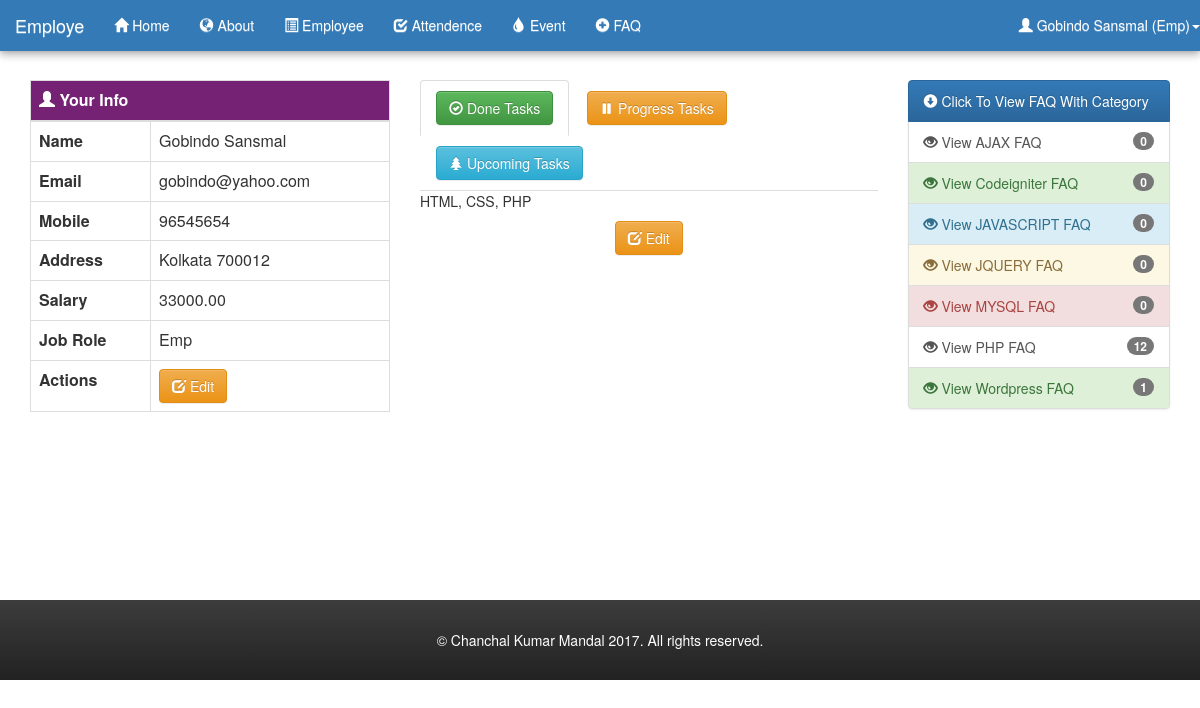
Screenshot of /employee/employee-profile.php (signed in) with the database file from the repository.
### tables this page shows
CREATE TABLE `users` (
  `id` int(11) NOT NULL,
  `name` varchar(50) NOT NULL,
  `username` varchar(100) NOT NULL,
  `password` text NOT NULL,
  `address` text NOT NULL,
  `latitude` float(10,6) NOT NULL,
  `longitude` float(10,6) NOT NULL,
  `mobile` varchar(30) NOT NULL,
  `email` varchar(50) NOT NULL,
  `salary` decimal(10,2) NOT NULL,
  `dateOfJoinning` date NOT NULL,
  `role` varchar(30) NOT NULL
);

CREATE TABLE `tasks` (
  `id` int(11) NOT NULL,
  `done` text NOT NULL,
  `progress` text NOT NULL,
  `upcoming` text NOT NULL,
  `user_id` int(11) NOT NULL
);

CREATE TABLE `faq_categories` (
  `id` int(11) NOT NULL,
  `category` varchar(100) NOT NULL,
  `total_faq` int(11) NOT NULL DEFAULT '0'
);

### database/dbconnection.php (called while the page is built, shortened)
<?php
class Dbconnection{
	protected $db_name = "admin-employee";
	protected $db_user = "root";
	protected $db_pass = "";
	protected $db_host = "localhost";
	public function connect(){
		$this->db_conn = mysqli_connect($this->db_host, $this->db_user, $this->db_pass, $this->db_name);
		return true;
	}
}
$db=new Dbconnection();
?>

### employee/employee-profile.php (the view, shortened to what this page needs)
<?php
require_once("employee-header.php");
if(isset($_SESSION["employee_user_name"])) {
?>
	<div class="page-container">
		<div class="row">
			<div class="col-md-4">
			<?php
			foreach($employeResult as $user){
				echo '<table class="table table-bordered table-hover">
					<thead style="color: #fff;background-color: #752275;">
					<tr><th colspan="2"><span class="glyphicon glyphicon-user"></span> Your Info</th></tr>
					</thead>
				  	<tbody>
					  	<tr>
					      <th>Name</th><td>' .  $user['name'] . '</td>
					    </tr>
					    <tr>
					      <th>Email</th><td>' .  $user['email'] . '</td>
					    </tr>
					    <tr>
					      <th>Mobile</th><td>' .  $user['mobile'] . '</td>
					    </tr>
					    <tr>
					      <th>Address</th><td>' .  $user['address'] . '</td>
					    </tr>
					    <tr>
					      <th>Salary</th><td>' .  $user['salary'] . '</td>
					    </tr>
					    <tr>
					      <th>Job Role</th><td>' .  $user['role'] . '</td>
					    </tr>
					    <tr>
					      	<th>Actions</th>
					      	<td>
					      		<button type="button" class="btn btn-warning"  data-toggle="modal" data-target="#editEmployeeModal' . $user['id'] . '"><span class="glyphicon glyphicon-edit"></span> Edit</button>
					      	</td>
					  	</tr>
					</tbody>
				</table>
				<div class="modal fade" id="editEmployeeModal' . $user['id'] . '" role="dialog">
				          			<input type = "hidden" class = "form-control" name = "employee_id" value="' . $user['id'] .'">
								        <input type = "text" class = "form-control" name = "name" value="' . $user['name'] .'" required autofocus>
										<input type="email" class="form-control" name="email" value="' . $user['email'] . '">
										<input type="number" class="form-control" name="mobile" value="' . $user['mobile'] . '">
										<textarea type="email" class="form-control" name="address">' . $user['address'] . '</textarea>
	  			</div>';
	  		}
	  		?>
			</div>
			<div class="col-md-5">
				<ul id = "aboutTab" class = "nav nav-tabs">
				   <li class = "active">
				      <a href = "#done" data-toggle = "tab">
				         <button type="button" class="btn btn-success"><span class="glyphicon glyphicon-ok-circle"></span> Done Tasks</button>
				      </a>
				   </li>
				   <li>
				   		<a href = "#progress" data-toggle = "tab">
				   			<button type="button" class="btn btn-warning"><span class="glyphicon glyphicon-pause"></span> Progress Tasks</button>
				   		</a>
				   	</li>
				   	<li class = "dropdown">
				      <a href = "#upcoming" data-toggle = "tab">
				         <button type="button" class="btn btn-info"><span class="glyphicon glyphicon-tree-conifer"></span> Upcoming Tasks</button>
				      </a>
				   </li>
				</ul>
				<?php
				$taskResult = mysqli_query($db->db_conn, "SELECT * FROM tasks WHERE user_id = " . $user['id']);
				foreach ($taskResult as $task) {
				?>
					<div id = "aboutTabContent" class = "tab-content">
					   	<div class = "tab-pane fade in active" id = "done">
					      	<?php echo '<p>'.$task['done'].'</p>'; ?>
					   	</div>
					   	<div class="row text-center">
					   		<button type="button" class="btn btn-warning"  data-toggle="modal" data-target="#editMyTasksModal"><span class="glyphicon glyphicon-edit"></span> Edit</button>
					   	</div>
					</div>
				<?php
				}
				?>
			</div>
			<div class="col-md-3">
				<?php require_once("faq-category-menu.php");?>
			</div>
		</div>
  	</div>
	<?php
	require_once("employee-footer.php");
} else{
	echo "<script>window.location.href='employee-login.php'</script>";
}
?>

### employee/employee-header.php (shortened to what this page needs)
<?php
require_once("../database/dbconnection.php");
?>
<html>
	<head>
		<link href="//netdna.bootstrapcdn.com/bootstrap/3.3.2/css/bootstrap.min.css" rel="stylesheet">
		<link rel="stylesheet" href="../assets/bootstrap/css/bootstrap-theme.min.css">
		<link rel="stylesheet" href="../assets/bootstrap/css/bootstrap-datepicker3.css"/>
		<link rel="stylesheet" type="text/css" href="../assets/css/login-form.css"/>
		<link rel="stylesheet" type="text/css" href="../assets/css/admin-style.css"/>
	</head>
	<body>
		<nav role="navigation" class="navbar navbar-dark bg-primary navbar-fixed-top">
	        <div id="navbarCollapse" class="collapse navbar-collapse header-menu">
	        	<div class="navbar-header">
			      	<a class="navbar-brand" href="employee-profile.php">Employe</a>
			    </div>
			    <?php
			    if(isset($_SESSION["employee_user_name"])) {
					$employe_id = $_SESSION['e_id'];
					$employeResult = mysqli_query($db->db_conn, "SELECT * FROM users WHERE role != 'admin' AND id = " . $employe_id);
					$faqCategoryResult = mysqli_query($db->db_conn, "SELECT * FROM faq_categories order by category");
				?>
	            <ul class="nav navbar-nav">
			      	<li class="active"><a href="employee-profile.php"><span class="glyphicon glyphicon-home"></span> Home</a></li>
			        <li><a href="about-us.php"><span class="glyphicon glyphicon-globe"></span> About</a></li>
			        <li><a href="employee.php"><span class="glyphicon glyphicon-list-alt"></span> Employee</a></li>
			        <li><a href="attendance.php"><span class="glyphicon glyphicon-check"></span> Attendence</a></li>
			        <li><a href="event.php"><span class="glyphicon glyphicon-tint"></span> Event</a>
			        </li>
			        <li><a href="faq.php"><span class="glyphicon glyphicon-plus-sign"></span> FAQ</a>
			        </li>
			    </ul>
			    <?php
				foreach($employeResult as $userEmploye) {
			    ?>
				    <ul class="nav navbar-nav navbar-right">
				      	<li><a class="dropdown-toggle" data-toggle="dropdown" href="#"><span class="glyphicon glyphicon-user"></span> <?php echo $userEmploye['name'] . ' (' . $userEmploye['role'] . ')'; ?><span class="caret"></span></a>
				      	</li>
				    </ul>
			    <?php
			    	}
				}
				?>
	        </div>
	    </nav>

### employee/faq-category-menu.php (shortened to what this page needs)
<?php
require_once("employee-header.php");
if(isset($_SESSION["employee_user_name"])) {
?>
				<div class="list-group">
					<a href="#" class="list-group-item active"><span class="glyphicon glyphicon-circle-arrow-down"></span> Click To View FAQ With Category</a>
					<?php
					$i=0;
					foreach($faqCategoryResult as $category){
						if($i % 5 == 0){
							$listGroupItemClass = "list-group-item-primary";
						}elseif($i % 5 == 1){
							$listGroupItemClass = "list-group-item-success";
						}elseif($i % 5 == 2){
							$listGroupItemClass = "list-group-item-info";
						}elseif($i % 5 == 3){
							$listGroupItemClass = "list-group-item-warning";
						}elseif($i % 5 == 4){
							$listGroupItemClass = "list-group-item-danger";
						}else{
							$listGroupItemClass = "list-group-item-default";
							$panelClass = "panel-default";
						}
						echo '<a href="faq-with-single-category.php?category_id='.$category['id'].'" class="list-group-item '.$listGroupItemClass.'"><span class="glyphicon glyphicon-eye-open"></span> View '.$category['category'].' FAQ<span class="badge">'.$category['total_faq'].'</span></a>';
						$i++;
					}
					?>
				</div>
<?php
}else{
	echo "<script>window.location.href='employee-login.php'</script>";
}

### employee/employee-footer.php
	</body>
	<footer>
		<div class="footer-bottom navbar-inverse">&copy; Chanchal Kumar Mandal <?php echo date('Y'); ?>. All rights reserved.</div>
	</footer>
</html>

### assets/css/admin-style.css (style rules this page uses)
body,html { height: 100%; }
body { font-size: 14px; }
a { color:#FFF; }
.page-container { margin-top:50px; padding:30px; min-height:550px; }
.navbar { box-shadow: 0 0 4px rgba(0,0,0,.14),0 4px 8px rgba(0,0,0,.28); }
.footer-bottom, .footer-bottom-employee { width:100%; right: 0; bottom: 0; left: 0; height:auto; padding:30px 0; overflow:hidden; text-align:center; color:#FFF; }

### rows the page displays
users: name "Gobindo Sansmal", role "Emp", email "gobindo@yahoo.com", mobile "96545654", address "Kolkata 700012", salary "33000.00"
tasks: done "HTML, CSS, PHP"
faq_categories: category "AJAX", total_faq "0"
faq_categories: category "Codeigniter", total_faq "0"
faq_categories: category "JAVASCRIPT", total_faq "0"
faq_categories: category "JQUERY", total_faq "0"
faq_categories: category "MYSQL", total_faq "0"
faq_categories: category "PHP", total_faq "12"
faq_categories: category "Wordpress", total_faq "1"
